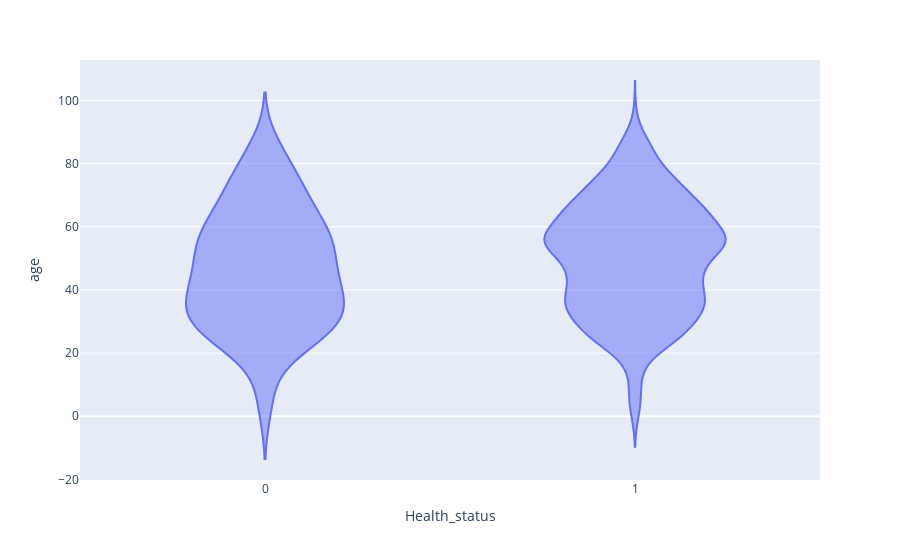

The cell this chart's notebook holds for it:
### Code cell
px.violin(health_data_not_missing , x='Health_status' , y='age')

### Figure 1 — Plotly figure (JSON) as saved in the notebook; plotly's stock layout.template omitted (floating-point values rounded to 4 significant figures; data arrays with more than 128 entries replaced by an {"elided": "..."} marker saying what was removed)
{"data": [{"alignmentgroup": "True", "box": {"visible": false}, "hovertemplate": "Health_status=%{x}<br>age=%{y}<extra></extra>", "legendgroup": "", "marker": {"color": "#636efa"}, "name": "", "offsetgroup": "", "orientation": "v", "scalegroup": "True", "showlegend": false, "type": "violin", "x": {"elided": "825 int values"}, "x0": " ", "xaxis": "x", "y": {"elided": "825 float values"}, "y0": " ", "yaxis": "y"}], "layout": {"legend": {"tracegroupgap": 0}, "margin": {"t": 60}, "violinmode": "group", "xaxis": {"anchor": "y", "domain": [0, 1], "title": {"text": "Health_status"}}, "yaxis": {"anchor": "x", "domain": [0, 1], "title": {"text": "age"}}}}
